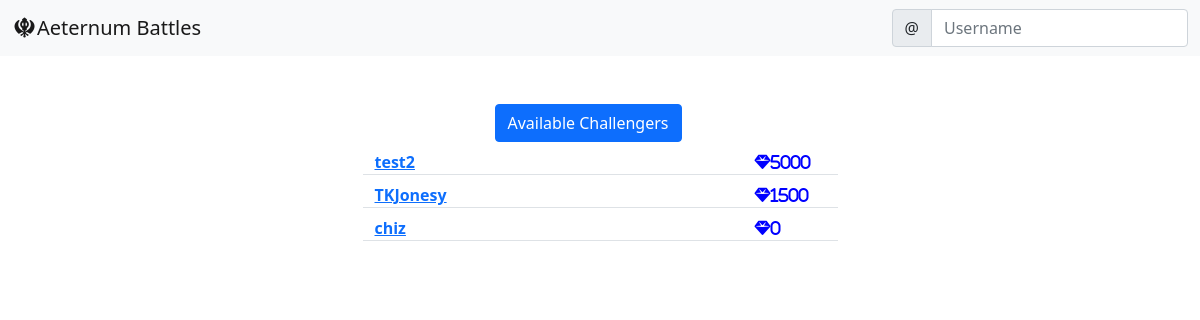
Before: /social/leaderboard/ with the older database file.
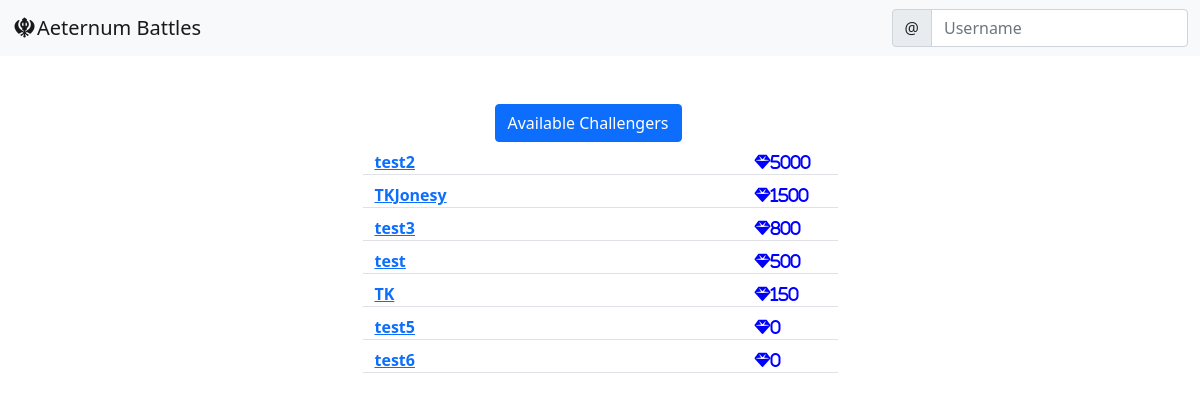
After: the same page with the newer database file.
### social/models.py (models this page shows, shortened)
class UserProfile(models.Model):
    objects = models.Manager()
    user = models.OneToOneField(User, primary_key=True, verbose_name='user', related_name='profile', on_delete=models.CASCADE)
    name = models.CharField(max_length=30, blank=True, null=True)
    bio = models.TextField(max_length=500, blank=True)
    picture = models.ImageField(upload_to='uploads/profile_pictures', default='uploads/profile_pictures/defaultprofile.png', blank=False)
    points = models.PositiveIntegerField(default=0, verbose_name='points')

### social/views.py (the view)
# urls.py: path('leaderboard/', Leaderboard.as_view(), name='leaderboard'),
class Leaderboard(View):
    def get(self, request, *args, **kwargs):
        users = UserProfile.objects.all().order_by('-points')[:50]
        context = {
            'users': users,
        }
        return render(request, 'social/leaderboard.html', context)

### social/templates/social/leaderboard.html
{% extends 'landing/base.html' %}
{% load crispy_forms_tags %}
{% block content %}
<div class="container">
    <div class="row justify-content-center mt-5">
        <div class="col-md-3 col-sm-6" style="margin-left: 50px;">
            <a href="{% url 'post-list' %}" class="btn btn-primary">Available Challengers</a>
        </div>
    </div>
    {% for user in users %}
    <div class="row justify-content-center mt-2">
        <div class="col-md-4 col-sm-11 border-bottom position-relative">
            <a href="{% url 'profile' pk=user.pk %}"><strong>{{ user.user }}</strong></a>
        </div>
        <div class="col-sm-1 border-bottom">
            <i class="fas fa-gem" style="color: blue;">{{ user.points }}</i>
        </div>
    </div>
    {% endfor %}
</div>
{% endblock content %}

### landing/templates/landing/base.html (shortened to what this page needs)
<!doctype html>
<html lang="en">
  <head>
    <link href="https://cdn.jsdelivr.net/npm/bootstrap@5.0.2/dist/css/bootstrap.min.css" rel="stylesheet">
  </head>
  <body>
    {% include 'landing/navbar.html' %}
    {% block content %}
    {% endblock content %}
  </body>
</html>

### landing/templates/landing/navbar.html (shortened to what this page needs)
<nav class="navbar navbar-expand-lg navbar-light bg-light" >
  <div class="container-fluid" id="navbar">
    <a class="navbar-brand"
       {% if user.is_authenticated %}
       href="{% url 'post-list' %}"
       {% else %}
       href="{% url 'index' %}"
       {% endif %}
    ><i class="fas fa-khanda fa-fw"></i>Aeternum Battles</a>
    <div class="collapse navbar-collapse" id="navbarTogglerDemo02">
      <form class="d-flex">
        <div class="input-group">
          <span class="input-group-text" id="basic-addon1">@</span>
          <input type="text" class="form-control" placeholder="Username" aria-label="Username" aria-describedby="basic-addon1">
        </div>
      </form>
    </div>
  </div>
</nav>

Changed rows visible on the page:
changed UserProfile: user "chiz" → "test3"; points "0" → "800"
added UserProfile: user "test", points "500"
added UserProfile: user "TK", points "150"
added UserProfile: user "test5", points "0"
added UserProfile: user "test6", points "0"
